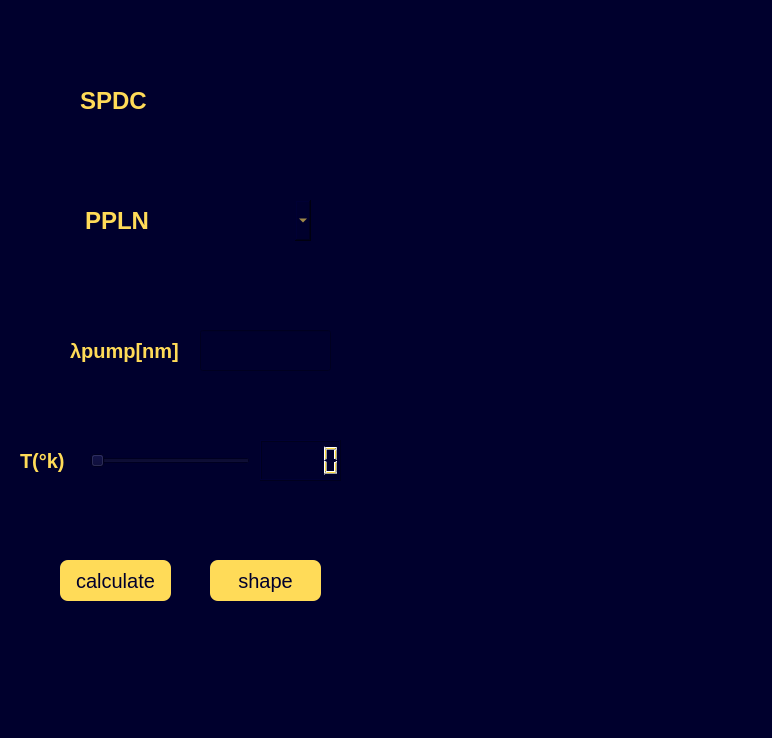
<?xml version="1.0" encoding="UTF-8"?>
<ui version="4.0">
 <class>MainWindow</class>
 <widget class="QMainWindow" name="MainWindow">
  <property name="geometry">
   <rect>
    <x>0</x>
    <y>0</y>
    <width>772</width>
    <height>738</height>
   </rect>
  </property>
  <property name="windowTitle">
   <string>MainWindow</string>
  </property>
  <property name="styleSheet">
   <string notr="true">background-color:rgb(0, 0, 45);
color:rgb(255, 219, 60);</string>
  </property>
  <widget class="QWidget" name="centralwidget">
   <widget class="QWidget" name="verticalLayoutWidget">
    <property name="geometry">
     <rect>
      <x>360</x>
      <y>50</y>
      <width>811</width>
      <height>641</height>
     </rect>
    </property>
    <layout class="QVBoxLayout" name="matplotlib"/>
   </widget>
   <widget class="QComboBox" name="crystal">
    <property name="geometry">
     <rect>
      <x>80</x>
      <y>200</y>
      <width>231</width>
      <height>41</height>
     </rect>
    </property>
    <property name="styleSheet">
     <string notr="true">font-size: 24px;
font: bold;
color:rgb(255, 219, 88);
border:none;</string>
    </property>
    <item>
     <property name="text">
      <string>PPLN</string>
     </property>
    </item>
    <item>
     <property name="text">
      <string>BBO</string>
     </property>
    </item>
    <item>
     <property name="text">
      <string>KTP</string>
     </property>
    </item>
    <item>
     <property name="text">
      <string>LBO</string>
     </property>
    </item>
    <item>
     <property name="text">
      <string>LiNbO3</string>
     </property>
    </item>
    <item>
     <property name="text">
      <string>PPKTP</string>
     </property>
    </item>
    <item>
     <property name="text">
      <string>PPLN:MgO</string>
     </property>
    </item>
   </widget>
   <widget class="QLabel" name="label_landapump">
    <property name="geometry">
     <rect>
      <x>70</x>
      <y>330</y>
      <width>141</width>
      <height>41</height>
     </rect>
    </property>
    <property name="styleSheet">
     <string notr="true">font-size: 20px;
font: bold;
color:rgb(255, 219, 88);
border:none;</string>
    </property>
    <property name="text">
     <string>λpump[nm]</string>
    </property>
   </widget>
   <widget class="QLineEdit" name="landapump">
    <property name="geometry">
     <rect>
      <x>200</x>
      <y>330</y>
      <width>131</width>
      <height>41</height>
     </rect>
    </property>
    <property name="styleSheet">
     <string notr="true">font-size: 18px;
text-align:center;</string>
    </property>
   </widget>
   <widget class="QPushButton" name="calculate">
    <property name="geometry">
     <rect>
      <x>60</x>
      <y>560</y>
      <width>111</width>
      <height>41</height>
     </rect>
    </property>
    <property name="styleSheet">
     <string notr="true">background-color: rgb(255, 219, 88);
color:rgb(0, 0, 45);
font-size: 20px;
border-radius:8px;</string>
    </property>
    <property name="text">
     <string>calculate</string>
    </property>
   </widget>
   <widget class="QPushButton" name="graphshape">
    <property name="geometry">
     <rect>
      <x>210</x>
      <y>560</y>
      <width>111</width>
      <height>41</height>
     </rect>
    </property>
    <property name="styleSheet">
     <string notr="true">background-color: rgb(255, 219, 88);
color:rgb(0, 0, 45);
font-size: 20px;
border-radius:8px;</string>
    </property>
    <property name="text">
     <string>shape</string>
    </property>
   </widget>
   <widget class="QSlider" name="degreeSlider">
    <property name="geometry">
     <rect>
      <x>90</x>
      <y>450</y>
      <width>160</width>
      <height>22</height>
     </rect>
    </property>
    <property name="orientation">
     <enum>Qt::Horizontal</enum>
    </property>
   </widget>
   <widget class="QLabel" name="labelT">
    <property name="geometry">
     <rect>
      <x>20</x>
      <y>440</y>
      <width>61</width>
      <height>41</height>
     </rect>
    </property>
    <property name="styleSheet">
     <string notr="true">font-size: 20px;
font: bold;
color:rgb(255, 219, 88);
border:none;</string>
    </property>
    <property name="text">
     <string>T(°k)</string>
    </property>
   </widget>
   <widget class="QLCDNumber" name="degreeNumber">
    <property name="geometry">
     <rect>
      <x>260</x>
      <y>440</y>
      <width>81</width>
      <height>41</height>
     </rect>
    </property>
   </widget>
   <widget class="QLabel" name="label">
    <property name="geometry">
     <rect>
      <x>80</x>
      <y>80</y>
      <width>231</width>
      <height>41</height>
     </rect>
    </property>
    <property name="styleSheet">
     <string notr="true">font-size: 24px;
font: bold;
color:rgb(255, 219, 88);
border:none;</string>
    </property>
    <property name="text">
     <string>SPDC</string>
    </property>
   </widget>
  </widget>
  <widget class="QMenuBar" name="menubar">
   <property name="geometry">
    <rect>
     <x>0</x>
     <y>0</y>
     <width>772</width>
     <height>21</height>
    </rect>
   </property>
  </widget>
  <widget class="QStatusBar" name="statusbar"/>
 </widget>
 <resources/>
 <connections/>
</ui>
